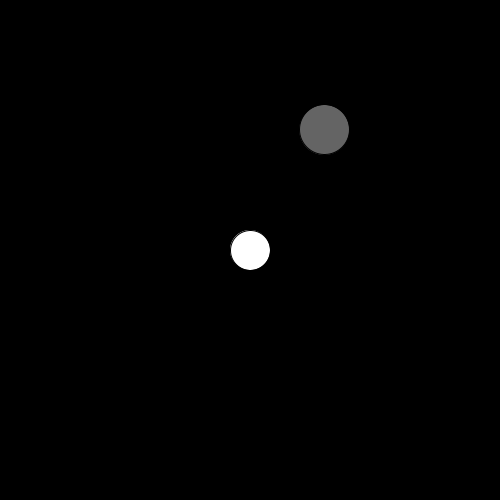
Frame 1 (no input)
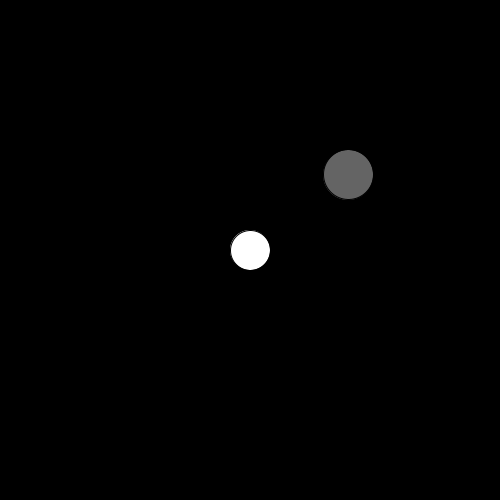
Frame 60 (the mouse pressed at the canvas centre just before this capture)
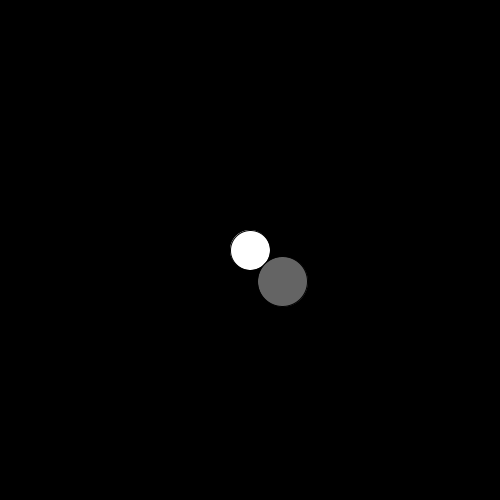
Frame 120 (the mouse held since frame 60 and released just before this capture)

The Processing sketch that drew these frames (run headless with seeded random() and noise(); from frame 60 on, the mouse is pressed at the canvas centre):

// Processing sketch: Force_1
// ── Force_1.pde
Mover mover;
Attracter a;

void setup(){
  size(500,500);
  mover = new Mover(10, random(0,width), random(0,height));
  a = new Attracter();
  
}

void draw(){
  background(0);
  
  a.display();
  
  PVector f = a.attracter(mover);
  mover.applyForce(f);
  mover.update();
  mover.display();
  
}

// ── Attracter.pde
class Attracter{
 float mass;
 float G;
 PVector position, drag0ffset;
 
 Attracter(){
   position = new PVector(width/2, height/2);
   mass = 20;
   G= .98;
   drag0ffset = new PVector(0.0, 0.0);
 }
  
  PVector attracter(Mover m){
    PVector force = PVector.sub(position, m.position);
    
    float d = force.mag();
    d = constrain(d,5.0, 25.0);
    force.normalize();
    float strength = (G * mass * m.mass)/(d*d);
    force.mult(strength);
    return force;
  }
  void display(){
    fill(255);
    ellipse(position.x, position.y, mass*2, mass*2);
  }
 }
 

// ── Mover.pde
class Mover{
 PVector position, velocity, acceleration;
 float mass;
 
 Mover(float m, float x, float y){
   mass = m;
   position = new PVector (x,y);
   velocity = new PVector (1,0);
   acceleration = new PVector(0,0);
 }
 void applyForce(PVector force){
   PVector f = PVector.div(force,mass);
   acceleration.add(f);
  
 }
 void update(){
   velocity.add(acceleration);
   position.add(velocity);
   acceleration.mult(0);
 }
 void display(){
   fill(255,100);
   ellipse(position.x,position.y, 50,50);
 }
}
